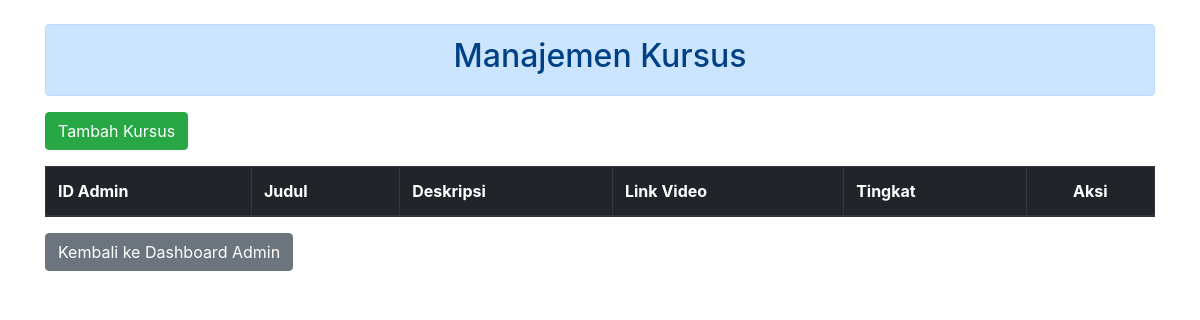
The app's page /Admin/FinLaB_Admin/minicourse/index.php, older data.
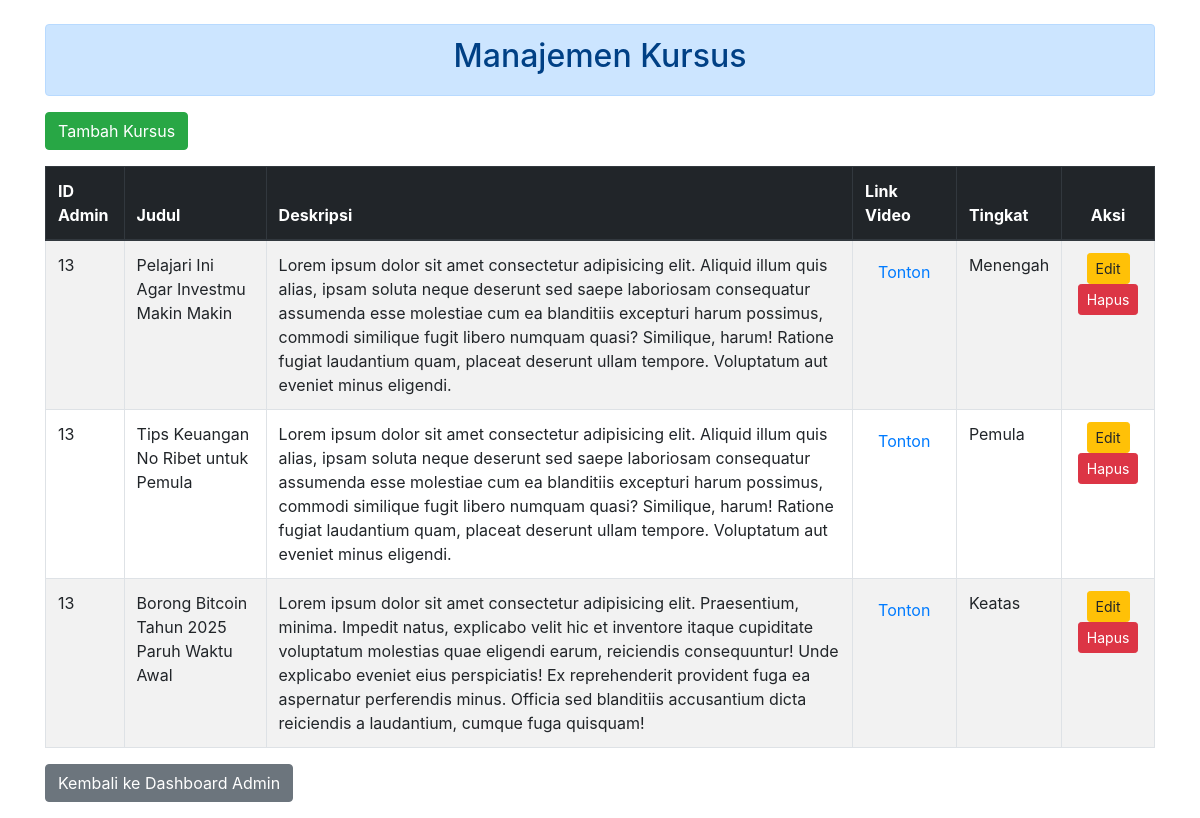
The same page, newer data.
### tables this page shows
CREATE TABLE `tb_course` (
  `id_course` int(11) NOT NULL,
  `judul` varchar(250) NOT NULL,
  `deskripsi` text NOT NULL,
  `level` enum('Pemula','Menengah','Keatas') NOT NULL,
  `url_video` varchar(350) NOT NULL,
  `id_admin` int(11) DEFAULT NULL
);

### Admin/FinLaB_Admin/minicourse/index.php (the view, shortened to what this page needs)
<?php
    include_once("../../../config.php");
    $query = "SELECT * FROM tb_course";
    $hasil = mysqli_query($conn, $query);
?>
<!DOCTYPE html>
<html lang="id">
<head>
    <link rel="stylesheet"
          href="https://maxcdn.bootstrapcdn.com/bootstrap/4.0.0/css/bootstrap.min.css"
>
</head>
<body>
    <div class="container mt-4">
        <div class="alert alert-primary text-center">
            <h2>Manajemen Kursus</h2>
        </div>
        <a href="tambahcourse.php" class="btn btn-success mb-3">
            <i class="fas fa-plus"></i> Tambah Kursus
        </a>
        <table class="table table-bordered table-striped">
            <thead class="thead-dark">
                <tr>
                    <th scope="col">ID Admin</th>
                    <th scope="col">Judul</th>
                    <th scope="col">Deskripsi</th>
                    <th scope="col">Link Video</th>
                    <th scope="col">Tingkat</th>
                    <th scope="col" class="text-center">Aksi</th>
                </tr>
            </thead>
            <tbody>
                <?php while ($row = mysqli_fetch_assoc($hasil)) { ?>
                    <tr>
                        <td><?php echo htmlspecialchars($row['id_admin']); ?></td>
                        <td><?php echo htmlspecialchars($row['judul']); ?></td>
                        <td><?php echo htmlspecialchars($row['deskripsi']); ?></td>
                        <td>
                            <a href="<?php echo htmlspecialchars($row['url_video']); ?>" target="_blank" class="btn btn-link">Tonton</a>
                        </td>
                        <td><?php echo htmlspecialchars($row['level']); ?></td>
                        <td class="text-center">
                            <a href="updatecourse.php?id=<?php echo $row['id_course']; ?>" class="btn btn-warning btn-sm">Edit</a>
                            <a href="hapuscourse.php?id=<?php echo $row['id_course']; ?>"
                               class="btn btn-danger btn-sm"
                               onclick="return confirm('Apakah Anda yakin ingin menghapus kursus ini?')">
                                Hapus
                            </a>
                        </td>
                    </tr>
                <?php } ?>
            </tbody>
        </table>
        <a href="../index.php" class="btn btn-secondary mb-3">
            <i class="fas fa-arrow-left"></i> Kembali ke Dashboard Admin
        </a>
    </div>
</body>
</html>

Row changes from the older to the newer data that the page shows:
added tb_course: id_admin "13", judul "Pelajari Ini Agar Investmu Makin Makin", deskripsi "Lorem ipsum dolor sit amet consectetur adipisicing elit. Aliquid illum quis alias, ipsam soluta neque deserunt sed saepe laboriosam consequatur assumenda esse molestiae cum ea blanditiis excepturi harum possimus, commodi similique fugit libero numquam quasi? Similique, harum! Ratione fugiat laudantium quam, placeat deserunt ullam tempore. Voluptatum aut eveniet minus eligendi.", level "Menengah"
added tb_course: id_admin "13", judul "Tips Keuangan No Ribet untuk Pemula", deskripsi "Lorem ipsum dolor sit amet consectetur adipisicing elit. Aliquid illum quis alias, ipsam soluta neque deserunt sed saepe laboriosam consequatur assumenda esse molestiae cum ea blanditiis excepturi harum possimus, commodi similique fugit libero numquam quasi? Similique, harum! Ratione fugiat laudantium quam, placeat deserunt ullam tempore. Voluptatum aut eveniet minus eligendi.", level "Pemula"
added tb_course: id_admin "13", judul "Borong Bitcoin Tahun 2025 Paruh Waktu Awal", deskripsi "Lorem ipsum dolor sit amet consectetur adipisicing elit. Praesentium, minima. Impedit natus, explicabo velit hic et inventore itaque cupiditate voluptatum molestias quae eligendi earum, reiciendis consequuntur! Unde explicabo eveniet eius perspiciatis! Ex reprehenderit provident fuga ea aspernatur perferendis minus. Officia sed blanditiis accusantium dicta reiciendis a laudantium, cumque fuga quisquam!", level "Keatas"
